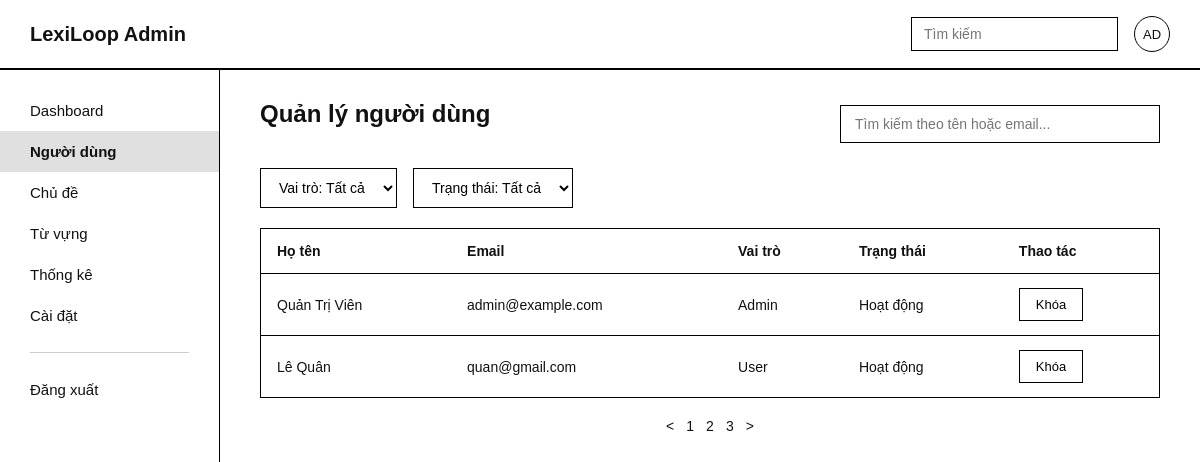
The page /pages/admin/D_Quanlynguoidung.php on the database as committed earlier.
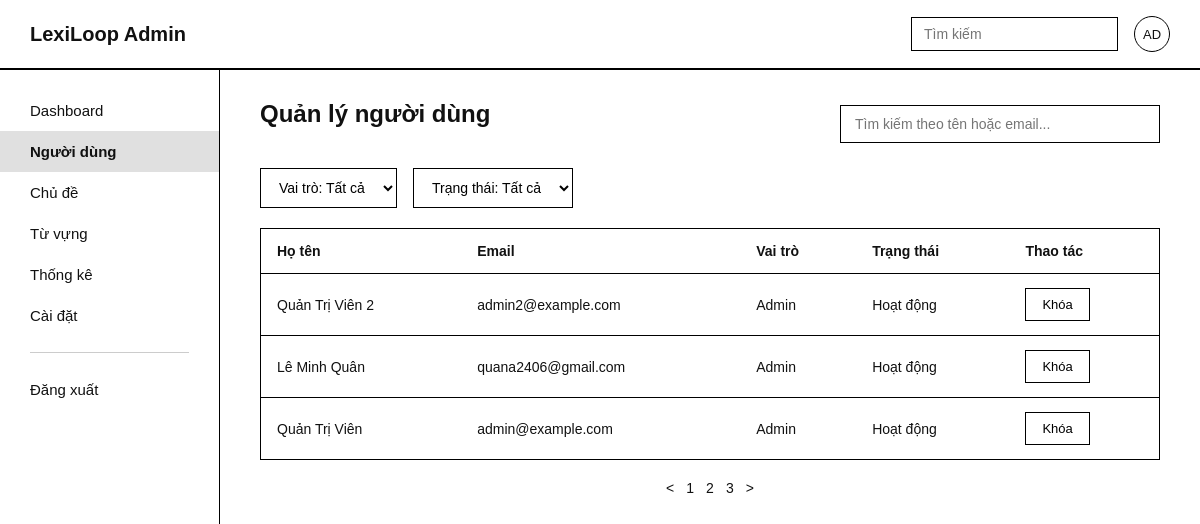
The same page on the database as committed later.
### tables this page shows
CREATE TABLE `Users` (
  `userID` int NOT NULL,
  `email` varchar(50) NOT NULL,
  `password_hash` varchar(300) NOT NULL,
  `full_name` varchar(100) DEFAULT NULL,
  `avatar_url` varchar(250) DEFAULT NULL,
  `role` enum('user','admin') DEFAULT 'user',
  `status` enum('active','locked') DEFAULT 'active',
  `created_at` datetime DEFAULT CURRENT_TIMESTAMP,
  `update_at` datetime DEFAULT CURRENT_TIMESTAMP ON UPDATE CURRENT_TIMESTAMP,
  `daily_reminder_enabled` tinyint DEFAULT '1',
  `reminder_time` time DEFAULT '20:00:00',
  `daily_target_words` int DEFAULT '20'
);

### pages/admin/D_Quanlynguoidung.php (the view, shortened to what this page needs)
<?php
require_once($_SERVER['DOCUMENT_ROOT'] . "/Connect.php");
$sqlDanhSach = "SELECT userID, full_name, email, role, status FROM Users ORDER BY created_at DESC";
$ketQuaDanhSach = mysqli_query($link, $sqlDanhSach);
?>
<!doctype html>
<html lang="vi">
  <head>
    <link
      rel="stylesheet"
      type="text/css"
      href="../../CSS/D_Quanlynguoidung.css"
    />
  </head>
  <body>
    <div class="D_Quanlynguoidung_Wrapper">
      <header class="D_Quanlynguoidung_Topbar">
        <div class="D_Quanlynguoidung_Logo">LexiLoop Admin</div>
        <div class="D_Quanlynguoidung_TopbarPhai">
          <input
            type="text"
            class="D_Quanlynguoidung_TimKiem"
            placeholder="Tìm kiếm"
          />
          <div class="D_Quanlynguoidung_Avatar">AD</div>
        </div>
      </header>
      <div class="D_Quanlynguoidung_Body">
        <nav class="D_Quanlynguoidung_Sidebar">
          <a href="D_Dashboard_admin.php" class="D_Quanlynguoidung_MucMenu"
            >Dashboard</a
          >
          <a
            href="D_Quanlynguoidung.php"
            class="D_Quanlynguoidung_MucMenu D_Quanlynguoidung_DangChon"
            >Người dùng</a
          >
          <a href="D_Quanlychude.php" class="D_Quanlynguoidung_MucMenu"
            >Chủ đề</a
          >
          <a href="D_Quanlytuvung.php" class="D_Quanlynguoidung_MucMenu"
            >Từ vựng</a
          >
          <a href="D_Thongkehethong.php" class="D_Quanlynguoidung_MucMenu"
            >Thống kê</a
          >
          <a href="D_Caidathethong.php" class="D_Quanlynguoidung_MucMenu"
            >Cài đặt</a
          >
          <hr class="D_Quanlynguoidung_GachNgang" />
          <a href="../main/B_homepage.php" class="D_Quanlynguoidung_MucMenu"
            >Đăng xuất</a
          >
        </nav>
        <main class="D_Quanlynguoidung_NoiDung">
          <div class="D_Quanlynguoidung_HangTieuDe">
            <h1 class="D_Quanlynguoidung_TieuDe">Quản lý người dùng</h1>
            <input
              type="text"
              id="D_Quanlynguoidung_OTimKiem"
              class="D_Quanlynguoidung_OTimKiem"
              placeholder="Tìm kiếm theo tên hoặc email..."
            />
          </div>
          <div class="D_Quanlynguoidung_HangLoc">
            <select
              id="D_Quanlynguoidung_LocVaiTro"
              class="D_Quanlynguoidung_Loc"
            >
              <option value="tat_ca">Vai trò: Tất cả</option>
            </select>
            <select
              id="D_Quanlynguoidung_LocTrangThai"
              class="D_Quanlynguoidung_Loc"
            >
              <option value="tat_ca">Trạng thái: Tất cả</option>
            </select>
          </div>
          <table class="D_Quanlynguoidung_Bang">
            <thead>
              <tr>
                <th>Họ tên</th>
                <th>Email</th>
                <th>Vai trò</th>
                <th>Trạng thái</th>
                <th>Thao tác</th>
              </tr>
            </thead>
            <tbody id="D_Quanlynguoidung_ThanBang">
              <?php while ($hang = mysqli_fetch_assoc($ketQuaDanhSach)):
                  $trangThaiData = $hang["status"] === "active" ? "hoat_dong" : "da_khoa";
                  $trangThaiHienThi = $hang["status"] === "active" ? "Hoạt động" : "Đã khóa";
                  $textNut = $hang["status"] === "active" ? "Khóa" : "Mở khóa";
              ?>
                <tr data-vaitro="<?php echo htmlspecialchars($hang["role"]); ?>" data-trangthai="<?php echo $trangThaiData; ?>">
                  <td><?php echo htmlspecialchars($hang["full_name"] ?? ""); ?></td>
                  <td><?php echo htmlspecialchars($hang["email"]); ?></td>
                  <td><?php echo ucfirst(htmlspecialchars($hang["role"])); ?></td>
                  <td class="D_Quanlynguoidung_OTrangThai"><?php echo $trangThaiHienThi; ?></td>
                  <td>
                    <form method="post" action="D_Quanlynguoidung.php" style="display:inline">
                      <button class="D_Quanlynguoidung_NutKhoa" type="submit">
                        <?php echo $textNut; ?>
                      </button>
                    </form>
                  </td>
                </tr>
              <?php endwhile; ?>
            </tbody>
          </table>
          <div class="D_Quanlynguoidung_PhanTrang">
            <span>&lt;</span> <span>1</span> <span>2</span> <span>3</span>
            <span>&gt;</span>
          </div>
        </main>
      </div>
    </div>
  </body>
</html>

### CSS/D_Quanlynguoidung.css (style rules this page uses)
* { box-sizing: border-box; margin: 0; padding: 0; }
body { font-family: Arial, Helvetica, sans-serif; color: #111111; background-color: #ffffff; }
.D_Quanlynguoidung_Wrapper { min-height: 100vh; }
.D_Quanlynguoidung_Topbar { display: flex; align-items: center; justify-content: space-between; padding: 16px 30px; border-bottom: 2px solid #000000; }
.D_Quanlynguoidung_Logo { font-size: 20px; font-weight: bold; }
.D_Quanlynguoidung_TopbarPhai { display: flex; align-items: center; gap: 16px; }
.D_Quanlynguoidung_TimKiem { padding: 8px 12px; border: 1px solid #000000; font-size: 14px; }
.D_Quanlynguoidung_Avatar { width: 36px; height: 36px; border-radius: 50%; border: 1px solid #000000; display: flex; align-items: center; justify-content: center; font-size: 13px; }
.D_Quanlynguoidung_Body { display: flex; }
.D_Quanlynguoidung_Sidebar { width: 220px; border-right: 1px solid #000000; min-height: calc(100vh - 69px); padding: 20px 0; display: flex; flex-direction: column; }
.D_Quanlynguoidung_MucMenu { display: block; padding: 12px 30px; color: #111111; text-decoration: none; font-size: 15px; }
.D_Quanlynguoidung_DangChon { background-color: #e0e0e0; font-weight: bold; }
.D_Quanlynguoidung_GachNgang { border: none; border-top: 1px solid #cccccc; margin: 16px 30px; }
.D_Quanlynguoidung_NoiDung { flex: 1; padding: 30px 40px; }
.D_Quanlynguoidung_TieuDe { font-size: 24px; margin-bottom: 20px; }
.D_Quanlynguoidung_HangTieuDe { display: flex; align-items: center; justify-content: space-between; margin-bottom: 20px; }
.D_Quanlynguoidung_OTimKiem { padding: 10px 14px; border: 1px solid #000000; width: 320px; font-size: 14px; }
.D_Quanlynguoidung_HangLoc { display: flex; gap: 16px; margin-bottom: 20px; }
.D_Quanlynguoidung_Loc { padding: 10px 14px; border: 1px solid #000000; font-size: 14px; background-color: #ffffff; }
.D_Quanlynguoidung_Bang { width: 100%; border-collapse: collapse; border: 1px solid #000000; margin-bottom: 20px; }
.D_Quanlynguoidung_Bang th, .D_Quanlynguoidung_Bang td { text-align: left; padding: 14px 16px; border-bottom: 1px solid #000000; font-size: 14px; }
.D_Quanlynguoidung_Bang thead th { font-weight: bold; }
.D_Quanlynguoidung_NutKhoa { padding: 8px 16px; border: 1px solid #000000; background-color: #ffffff; cursor: pointer; font-size: 13px; }
.D_Quanlynguoidung_PhanTrang { display: flex; justify-content: center; gap: 12px; font-size: 14px; }

Rows that differ between the two databases and show on the page:
removed users: full_name "Lê Quân", email "quan@gmail.com", role "User", status "Hoạt động", status "Khóa"
added users: full_name "Quản Trị Viên 2", email "admin2@example.com", role "Admin", status "Hoạt động", status "Khóa"
added users: full_name "Lê Minh Quân", email "quana2406@gmail.com", role "Admin", status "Hoạt động", status "Khóa"
